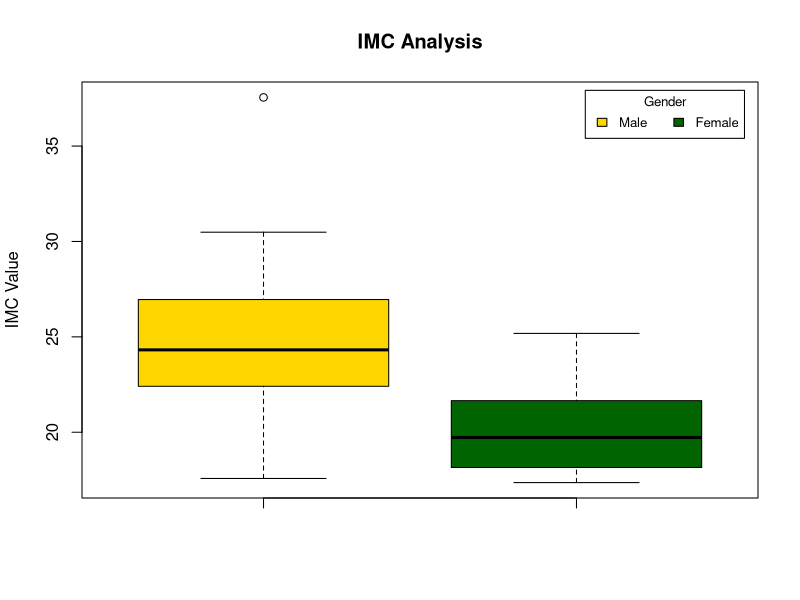
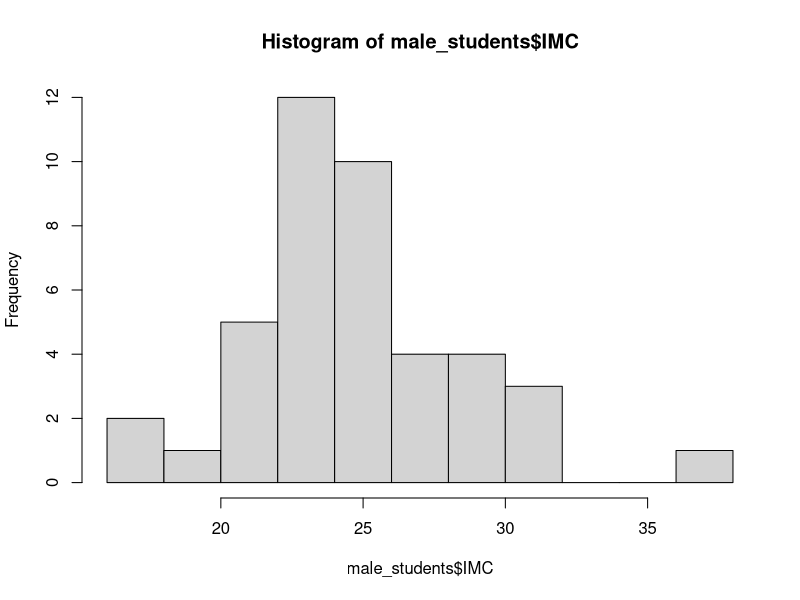
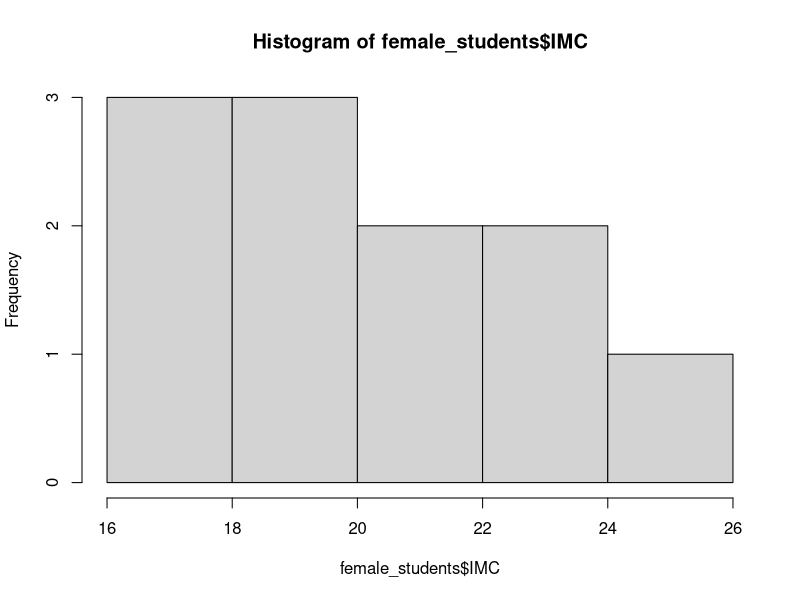
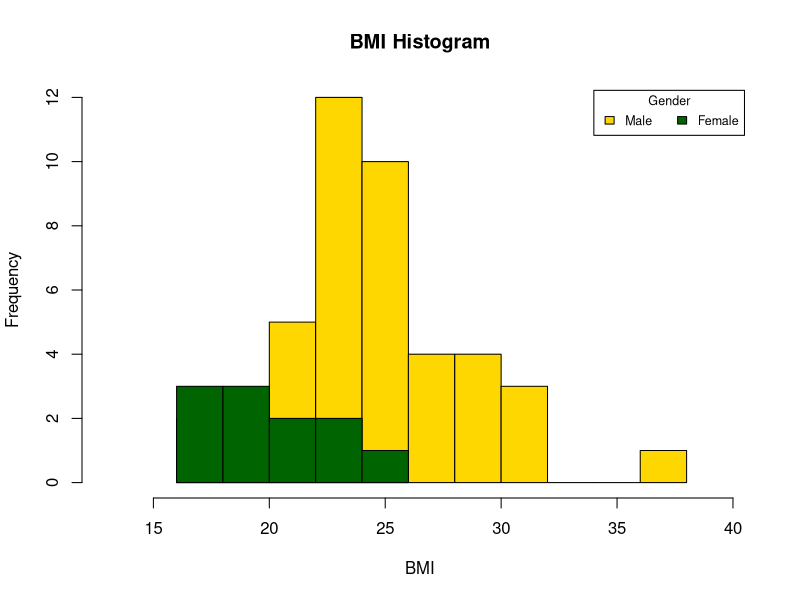

Source code (R) for these figures, in order:
# Loading dataset
dataset_2016 <- read.csv('data/imc_20162.csv', sep=',')
dataset_2017 <- read.csv('data/CS01_20172.csv', sep=';')


# Renaming columns
names(dataset_2017)[names(dataset_2017) == "Sex"] <- "Gender"
names(dataset_2017)[names(dataset_2017) == "height.m"] <- "Height.m"


# Selecting variables
model_var <- c("Height.m", "Weight.kg", "IMC")


# Calculating IMC
dataset_2016[,'IMC'] = dataset_2016[,'Weight.kg'] / (dataset_2016[,'Height.m'])^2
dataset_2017[,'IMC'] = dataset_2017[,'Weight.kg'] / (dataset_2017[,'Height.m'])^2


# Selecting PPGEE students
PPGEE_2016students <- dataset_2016[which(dataset_2016$Course == 'PPGEE'), ]


# Male students
male_students2016 <- PPGEE_2016students[which(PPGEE_2016students$Gender == 'M'), ]
male_students2017 <- dataset_2017[which(dataset_2017$Gender == 'M'), ]


# Female students
female_students2016 <- PPGEE_2016students[which(PPGEE_2016students$Gender == 'F'), ]
female_students2017 <- dataset_2017[which(dataset_2017$Gender == 'F'), ]


# Experiment dataset - Male x Female IMC
male_students <- rbind(male_students2016[model_var], male_students2017[model_var])
female_students <- rbind(female_students2016[model_var], female_students2017[model_var])


# ------------------------------

# Boxplot analysis

boxplot(male_students$IMC, female_students$IMC, main="IMC Analysis", col=(c("gold","darkgreen")),
        ylab="IMC Value")


legend("topright", inset=.02, title="Gender",
       c("Male","Female"), fill=(c("gold","darkgreen")), horiz=TRUE, cex=0.8)



hgA <- hist(male_students$IMC, breaks = 12)
hgB <- hist(female_students$IMC)

range(c(hgA$breaks, hgB$breaks)) # Get range for x-axis


max(c(hgA$count, hgB$count)) # Get range for y-axis


plot(hgA, col ='gold', xlim = c(13,40), xlab = 'BMI', main ='BMI Histogram')
plot(hgB, add = TRUE, col = 'darkgreen')

legend("topright", inset=.02, title="Gender",
       c("Male","Female"), fill=(c("gold","darkgreen")), horiz=TRUE, cex=0.75)
